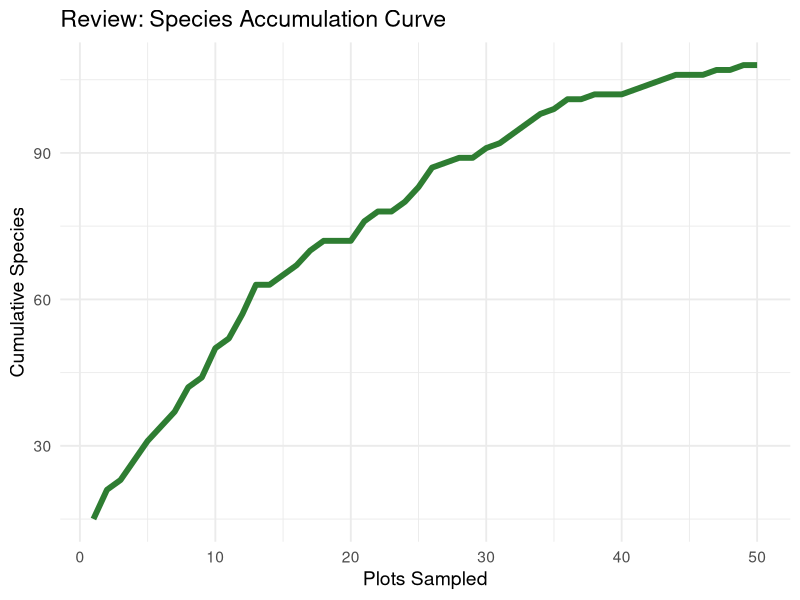
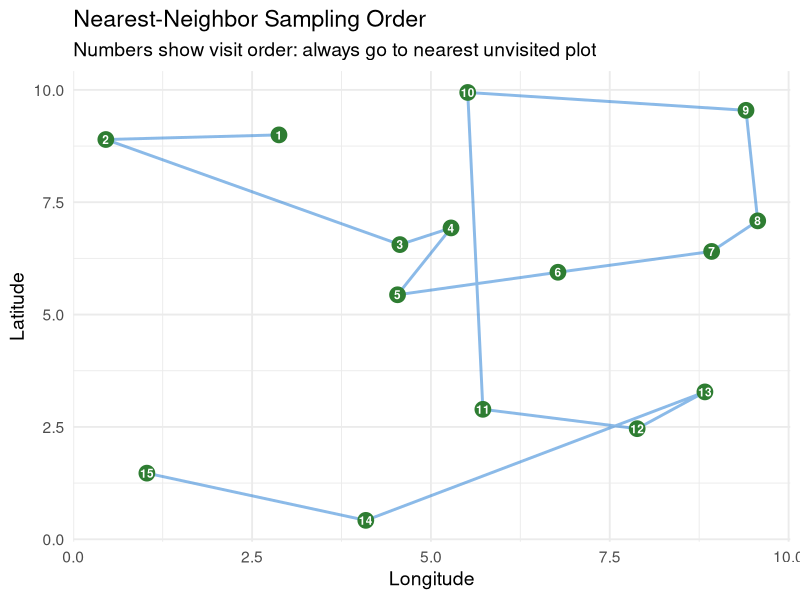
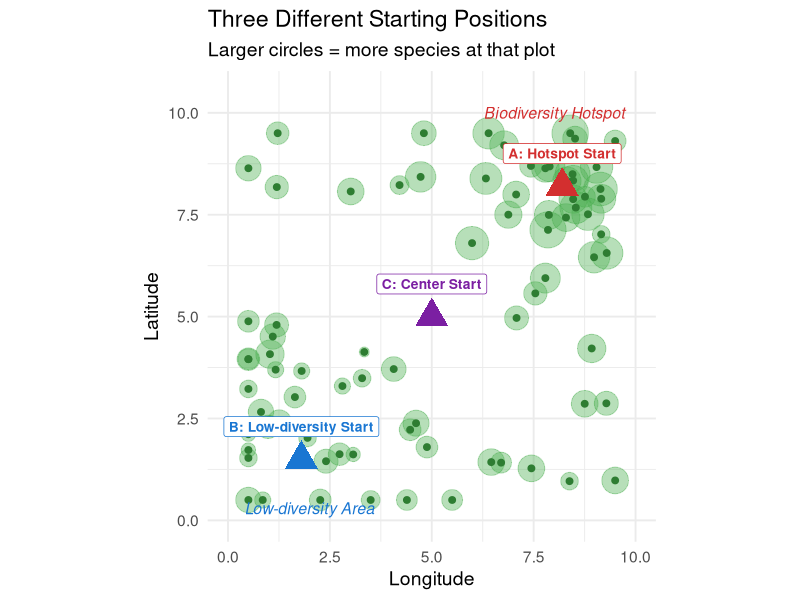
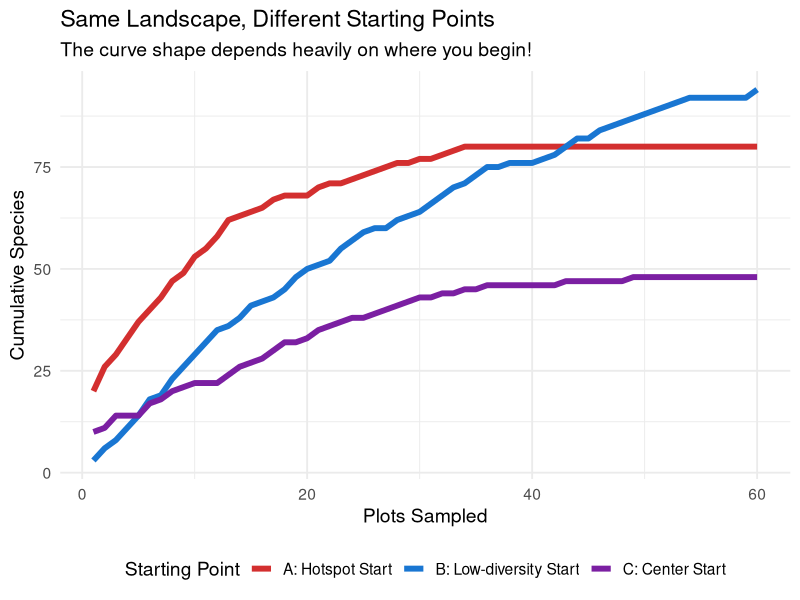
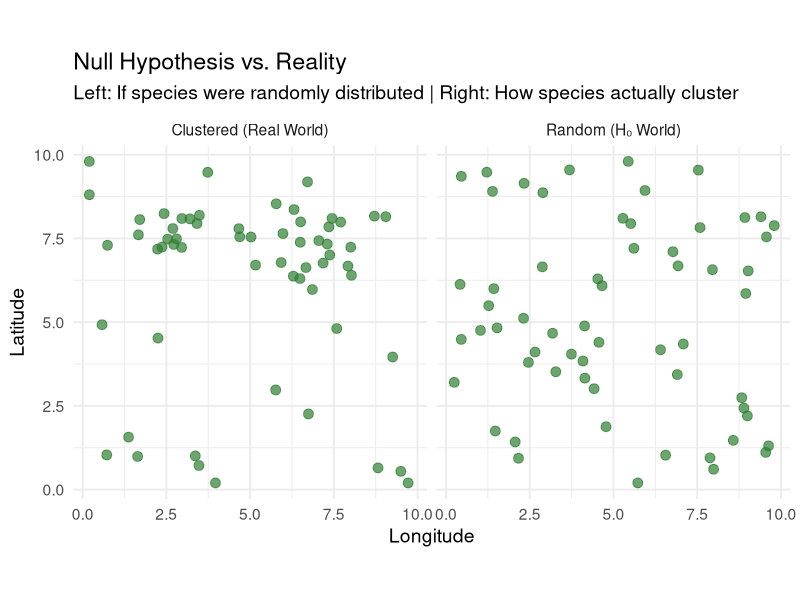
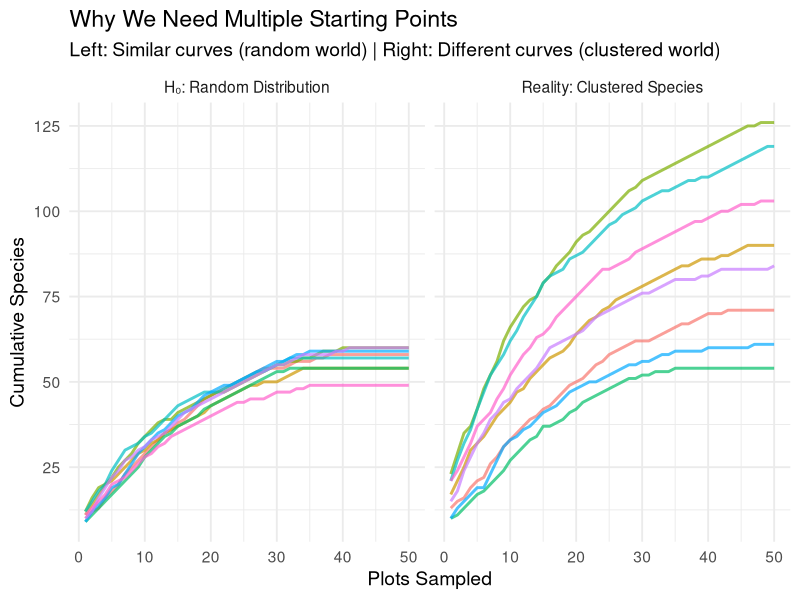

These charts were generated, in order, by the following R code:
## ---- chunk 1
knitr::opts_chunk$set(echo = FALSE, message = FALSE, warning = FALSE, fig.width = 9, fig.height = 5)
library(tidyverse)
library(knitr)
## ---- chunk 2
set.seed(42)
n <- 50
curve_data <- data.frame(
  plots = 1:n,
  species = cumsum(c(15, pmax(0, round(rnorm(n-1, 3, 2) * (1 - (1:49)/60)))))
)

ggplot(curve_data, aes(x = plots, y = species)) +
  geom_line(color = "#2E7D32", linewidth = 2) +
  labs(title = "Review: Species Accumulation Curve",
       x = "Plots Sampled", y = "Cumulative Species") +
  theme_minimal(base_size = 14)
## ---- chunk 3
set.seed(123)
n_pts <- 15
pts <- data.frame(
  x = runif(n_pts, 0, 10),
  y = runif(n_pts, 0, 10),
  order = NA
)

# Nearest neighbor order starting from point 1
current <- 1
pts$order[1] <- 1
visited <- 1

for(i in 2:n_pts) {
  unvisited <- setdiff(1:n_pts, visited)
  distances <- sqrt((pts$x[unvisited] - pts$x[current])^2 +
                   (pts$y[unvisited] - pts$y[current])^2)
  nearest <- unvisited[which.min(distances)]
  pts$order[nearest] <- i
  visited <- c(visited, nearest)
  current <- nearest
}

pts_ordered <- pts[order(pts$order), ]

ggplot(pts, aes(x = x, y = y)) +
  geom_path(data = pts_ordered, color = "#1976D2", linewidth = 1, alpha = 0.5) +
  geom_point(size = 5, color = "#2E7D32") +
  geom_text(aes(label = order), color = "white", size = 3, fontface = "bold") +
  labs(title = "Nearest-Neighbor Sampling Order",
       subtitle = "Numbers show visit order: always go to nearest unvisited plot",
       x = "Longitude", y = "Latitude") +
  theme_minimal(base_size = 14)
## ---- chunk 4
set.seed(2024)

# Create a landscape with clustering
n_plots <- 80

# Generate clustered points (hotspot in top-right, low diversity in bottom-left)
hotspot_x <- rnorm(25, mean = 8, sd = 1)
hotspot_y <- rnorm(25, mean = 8, sd = 1)
lowdiv_x <- rnorm(20, mean = 2, sd = 1.5)
lowdiv_y <- rnorm(20, mean = 2, sd = 1.5)
scattered_x <- runif(35, 0, 10)
scattered_y <- runif(35, 0, 10)

plots_df <- data.frame(
  x = c(hotspot_x, lowdiv_x, scattered_x),
  y = c(hotspot_y, lowdiv_y, scattered_y),
  richness = c(
    rpois(25, lambda = 25),    # Hotspot: high richness
    rpois(20, lambda = 5),     # Low diversity: few species
    rpois(35, lambda = 12)     # Scattered: medium richness
  )
)

# Clip to 0-10 range
plots_df$x <- pmin(pmax(plots_df$x, 0.5), 9.5)
plots_df$y <- pmin(pmax(plots_df$y, 0.5), 9.5)

# Define three starting points
start_points <- data.frame(
  x = c(8.2, 1.8, 5),
  y = c(8.2, 1.5, 5),
  label = c("A: Hotspot Start", "B: Low-diversity Start", "C: Center Start"),
  color = c("#D32F2F", "#1976D2", "#7B1FA2")
)

ggplot() +
  # Background gradient showing richness
  geom_point(data = plots_df, aes(x = x, y = y, size = richness),
             color = "#4CAF50", alpha = 0.4) +
  geom_point(data = plots_df, aes(x = x, y = y),
             color = "#2E7D32", size = 2) +
  # Starting points with labels
  geom_point(data = start_points, aes(x = x, y = y, color = label),
             size = 8, shape = 17) +
  geom_label(data = start_points, aes(x = x, y = y + 0.8, label = label, color = label),
             fontface = "bold", size = 3.5, fill = "white", label.padding = unit(0.3, "lines")) +
  # Annotations for regions
  annotate("text", x = 8, y = 10, label = "Biodiversity Hotspot",
           color = "#D32F2F", fontface = "italic", size = 4) +
  annotate("text", x = 2, y = 0.3, label = "Low-diversity Area",
           color = "#1976D2", fontface = "italic", size = 4) +
  scale_color_manual(values = c("A: Hotspot Start" = "#D32F2F",
                                 "B: Low-diversity Start" = "#1976D2",
                                 "C: Center Start" = "#7B1FA2")) +
  scale_size_continuous(range = c(3, 12), guide = "none") +
  labs(title = "Three Different Starting Positions",
       subtitle = "Larger circles = more species at that plot",
       x = "Longitude", y = "Latitude") +
  theme_minimal(base_size = 14) +
  theme(legend.position = "none") +
  coord_fixed(ratio = 1, xlim = c(0, 10), ylim = c(0, 10.5))
## ---- chunk 5
# Simulate accumulation curves from different starting points
set.seed(42)
n_steps <- 60

# Hotspot start: fast initial accumulation
hotspot_curve <- data.frame(
  plots = 1:n_steps,
  species = cumsum(c(20, pmax(0, round(rnorm(n_steps-1, mean = 4, sd = 2) *
                                        exp(-(1:(n_steps-1))/15))))),
  start = "A: Hotspot Start"
)

# Low-diversity start: slow initial accumulation
lowdiv_curve <- data.frame(
  plots = 1:n_steps,
  species = cumsum(c(3, pmax(0, round(rnorm(n_steps-1, mean = 2.5, sd = 1.5) *
                                       (1 + (1:(n_steps-1))/40) *
                                       exp(-(1:(n_steps-1))/25))))),
  start = "B: Low-diversity Start"
)

# Center start: medium curve
center_curve <- data.frame(
  plots = 1:n_steps,
  species = cumsum(c(10, pmax(0, round(rnorm(n_steps-1, mean = 3, sd = 1.8) *
                                        exp(-(1:(n_steps-1))/20))))),
  start = "C: Center Start"
)

all_curves <- rbind(hotspot_curve, lowdiv_curve, center_curve)

ggplot(all_curves, aes(x = plots, y = species, color = start)) +
  geom_line(linewidth = 2) +
  scale_color_manual(values = c("A: Hotspot Start" = "#D32F2F",
                                 "B: Low-diversity Start" = "#1976D2",
                                 "C: Center Start" = "#7B1FA2")) +
  labs(title = "Same Landscape, Different Starting Points",
       subtitle = "The curve shape depends heavily on where you begin!",
       x = "Plots Sampled", y = "Cumulative Species",
       color = "Starting Point") +
  theme_minimal(base_size = 14) +
  theme(legend.position = "bottom")
## ---- chunk 6
# Show what random vs clustered distribution looks like
set.seed(123)
par_old <- par(mfrow = c(1, 2))

# Random distribution (null hypothesis world)
random_plots <- data.frame(
  x = runif(60, 0, 10),
  y = runif(60, 0, 10),
  type = "Random (H₀ World)"
)

# Clustered distribution (real world)
cluster1_x <- rnorm(20, 7, 1)
cluster1_y <- rnorm(20, 7, 1)
cluster2_x <- rnorm(15, 3, 0.8)
cluster2_y <- rnorm(15, 8, 0.8)
scattered_x <- runif(25, 0, 10)
scattered_y <- runif(25, 0, 10)

clustered_plots <- data.frame(
  x = c(cluster1_x, cluster2_x, scattered_x),
  y = c(cluster1_y, cluster2_y, scattered_y),
  type = "Clustered (Real World)"
)

# Clip to bounds
random_plots$x <- pmin(pmax(random_plots$x, 0.2), 9.8)
random_plots$y <- pmin(pmax(random_plots$y, 0.2), 9.8)
clustered_plots$x <- pmin(pmax(clustered_plots$x, 0.2), 9.8)
clustered_plots$y <- pmin(pmax(clustered_plots$y, 0.2), 9.8)

both_plots <- rbind(random_plots, clustered_plots)

ggplot(both_plots, aes(x = x, y = y)) +
  geom_point(size = 3, color = "#2E7D32", alpha = 0.7) +
  facet_wrap(~type, ncol = 2) +
  labs(title = "Null Hypothesis vs. Reality",
       subtitle = "Left: If species were randomly distributed | Right: How species actually cluster",
       x = "Longitude", y = "Latitude") +
  theme_minimal(base_size = 14) +
  coord_fixed(ratio = 1)
## ---- chunk 7
# Simulate multiple curves under null (random) and alternative (clustered)
set.seed(2024)
n_seeds <- 8
n_plots <- 50

simulate_curve <- function(clustered = FALSE, seed_num) {
  set.seed(seed_num * 100)
  if (clustered) {
    # Clustered: starting position matters more
    base_rate <- runif(1, 2, 6)  # Variable start
    species <- cumsum(c(round(base_rate * 4),
                        pmax(0, round(rnorm(n_plots-1, base_rate, 1.5) * exp(-(1:(n_plots-1))/20)))))
  } else {
    # Random: starting position matters less
    base_rate <- runif(1, 3, 4)  # Similar start
    species <- cumsum(c(round(base_rate * 3),
                        pmax(0, round(rnorm(n_plots-1, 3, 1) * exp(-(1:(n_plots-1))/18)))))
  }
  return(species)
}

# Generate curves for both scenarios
null_curves <- lapply(1:n_seeds, function(i) {
  data.frame(plots = 1:n_plots,
             species = simulate_curve(clustered = FALSE, seed_num = i),
             seed = paste0("Seed ", i),
             scenario = "H₀: Random Distribution")
})

real_curves <- lapply(1:n_seeds, function(i) {
  data.frame(plots = 1:n_plots,
             species = simulate_curve(clustered = TRUE, seed_num = i),
             seed = paste0("Seed ", i),
             scenario = "Reality: Clustered Species")
})

all_scenario_curves <- rbind(do.call(rbind, null_curves), do.call(rbind, real_curves))

ggplot(all_scenario_curves, aes(x = plots, y = species, color = seed)) +
  geom_line(linewidth = 1, alpha = 0.7) +
  facet_wrap(~scenario, ncol = 2) +
  labs(title = "Why We Need Multiple Starting Points",
       subtitle = "Left: Similar curves (random world) | Right: Different curves (clustered world)",
       x = "Plots Sampled", y = "Cumulative Species") +
  theme_minimal(base_size = 14) +
  theme(legend.position = "none")
